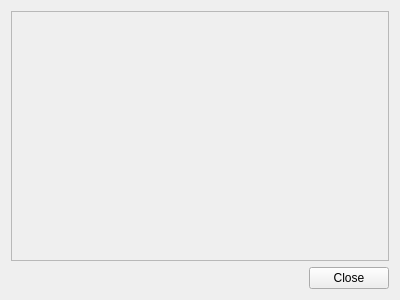
<?xml version="1.0" encoding="UTF-8"?>
<ui version="4.0">
 <class>CSimulatorFsxConfigWindow</class>
 <widget class="QWidget" name="CSimulatorFsxConfigWindow">
  <property name="geometry">
   <rect>
    <x>0</x>
    <y>0</y>
    <width>400</width>
    <height>300</height>
   </rect>
  </property>
  <property name="windowTitle">
   <string>FSX plugin settings</string>
  </property>
  <layout class="QVBoxLayout" name="verticalLayout">
   <item>
    <widget class="BlackSimPlugin::Fsx::CSimConnectSettingsComponent" name="frame">
     <property name="frameShape">
      <enum>QFrame::StyledPanel</enum>
     </property>
     <property name="frameShadow">
      <enum>QFrame::Raised</enum>
     </property>
    </widget>
   </item>
   <item>
    <widget class="QDialogButtonBox" name="bb_OkCancel">
     <property name="standardButtons">
      <set>QDialogButtonBox::Close</set>
     </property>
    </widget>
   </item>
  </layout>
 </widget>
 <customwidgets>
  <customwidget>
   <class>BlackSimPlugin::Fsx::CSimConnectSettingsComponent</class>
   <extends>QFrame</extends>
   <header>simconnectsettingscomponent.h</header>
   <container>1</container>
  </customwidget>
 </customwidgets>
 <resources/>
 <connections/>
</ui>
